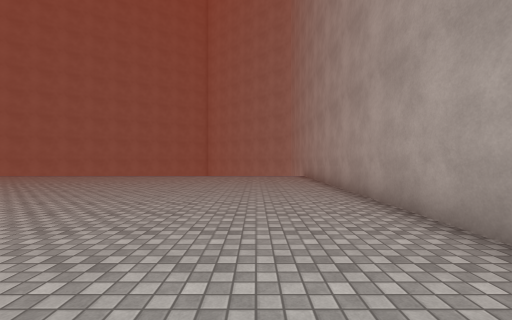
view 1 (above)

16 first-person views from a walk through a 3-D level made in the Unity game engine. The camera is 1.4 m above the floor, looks level and sees 90° across. The floor is counted in squares, 1.8 m on a side. Each view is taken from the middle of a square. On the plan, view 1 faces up. The plan holds only what a view shows up to about 10 squares ahead; the rest is blank. The place goes on beyond the plan. The player character is not drawn. Surface patterns are stand-ins for the level's own textures.

view 2
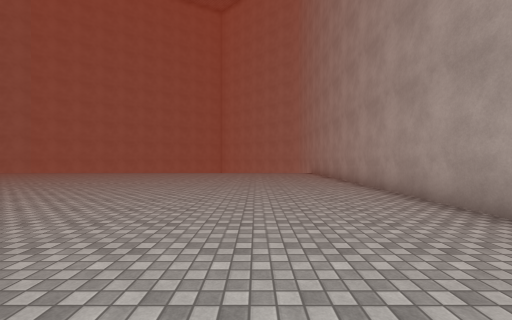

view 3
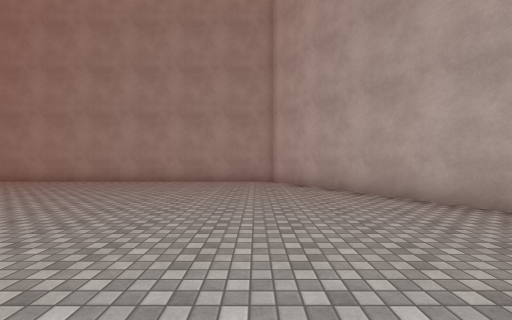

view 4
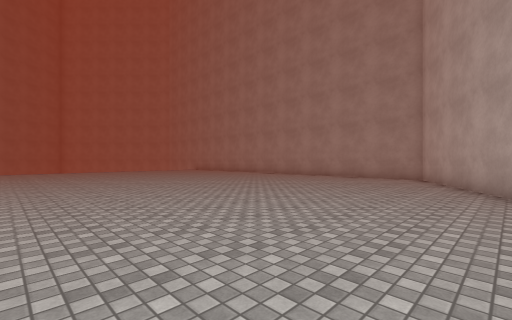

view 5
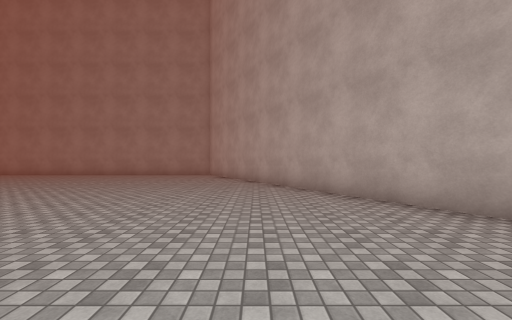

view 6
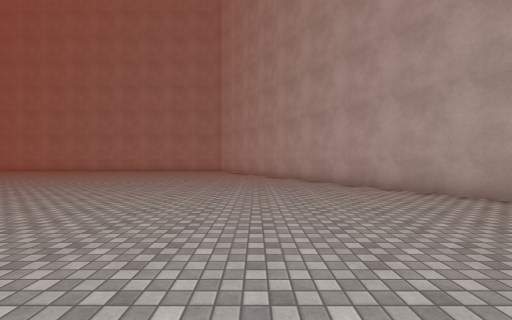

view 7
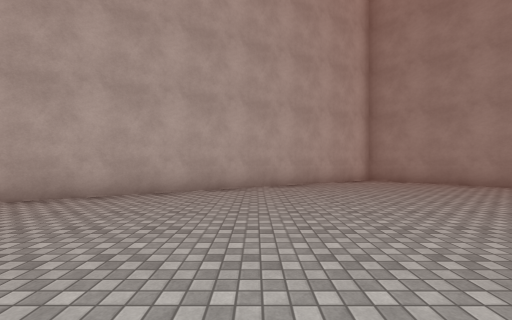

view 8
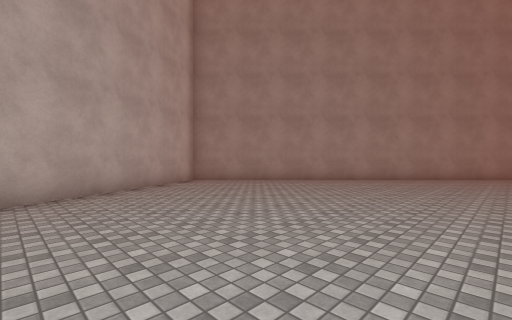

view 9
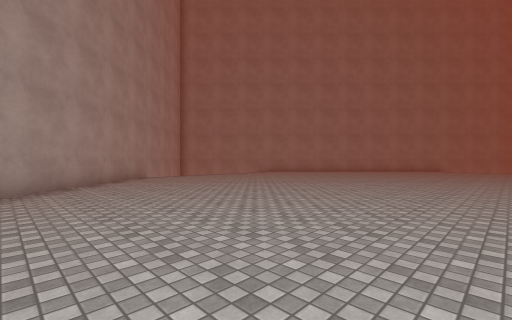

view 10
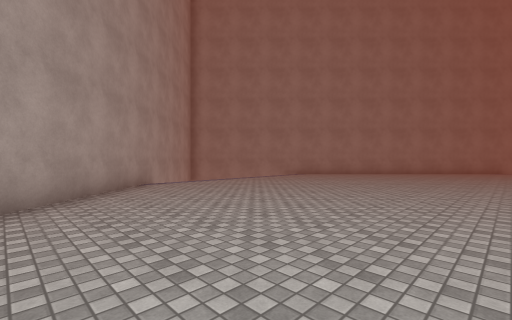

view 11
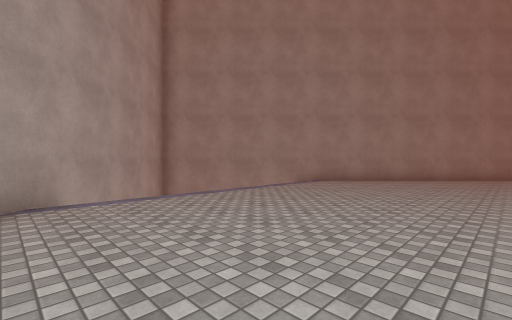

view 12
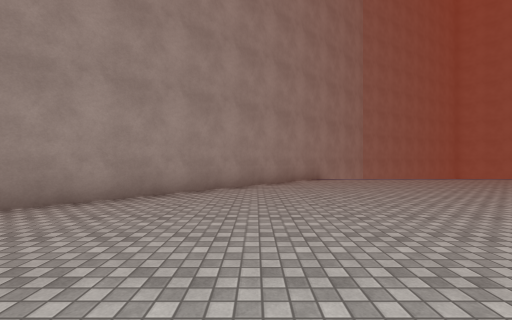

view 13
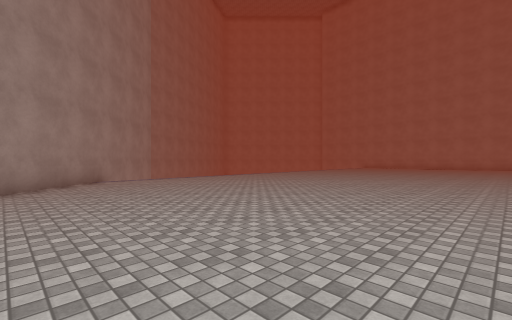

view 14
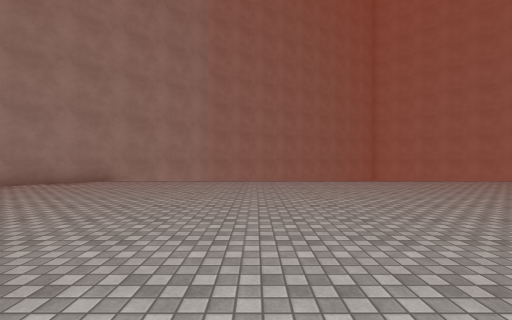

view 15
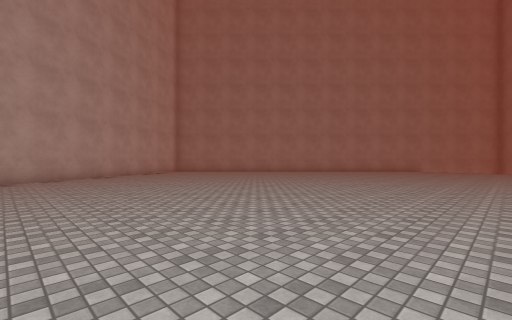

view 16
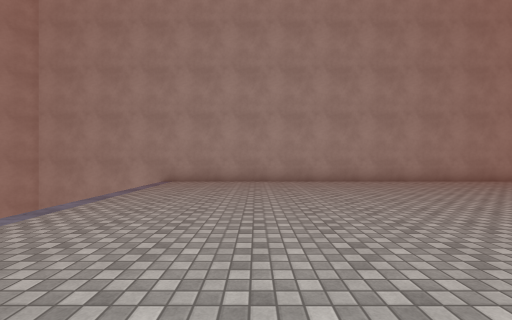

### Floor plan
Points are (right, up) in squares from view 1. A wall is a line through its corners. A room is listed if a view was taken in it or the views show most of it. See-through windows are left out.
Room 1 (views 1, 2, 3, 4, 5, 6, 7, 8, 9, 10, 11, 12, 13, 14, 15, 16)
walls: (-19.9, 13) (-31.4, 1.5); (-31.6, -0.5) (-17.3, -14.8) (2.3, -3.6) (2.3, 12.5)

Where each view was taken, in squares from view 1:
view 1: 0 up, 0 right, facing up
view 2: 3 down, 1 left, facing up
view 3: 3 down, 7 left, facing right
view 4: 6 down, 9 left, facing up-right
view 5: 6 down, 11 left, facing right
view 6: 6 down, 15 left, facing right
view 7: 5 down, 13 left, facing down
view 8: 6 down, 12 left, facing down-left
view 9: 8 down, 17 left, facing up-left
view 10: 7 down, 20 left, facing up-left
view 11: 4 down, 23 left, facing up-left
view 12: 2 up, 23 left, facing up
view 13: 2 up, 23 left, facing up-right
view 14: 3 up, 15 left, facing up
view 15: 1 up, 9 left, facing down-left
view 16: 9 up, 7 left, facing right
